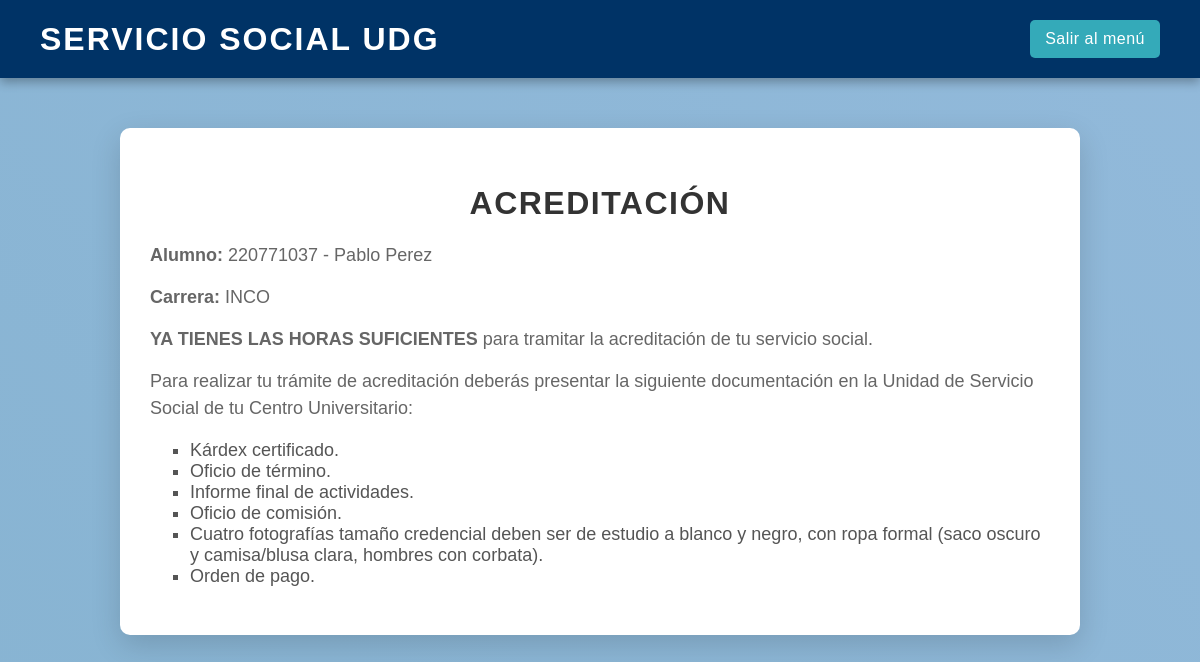
/src/acreditacion.php (signed in), run on the app's committed database.
### tables this page shows
CREATE TABLE IF NOT EXISTS `alumno` (
  `codigoAlumno` int NOT NULL,
  `nombreAlumno` varchar(50) NOT NULL,
  `curp` varchar(50) NOT NULL,
  `domicilio` varchar(50) NOT NULL,
  `fechaNac` date NOT NULL,
  `colonia` varchar(50) NOT NULL,
  `codigoPostal` int NOT NULL,
  `pais` varchar(50) NOT NULL,
  `estado` varchar(50) NOT NULL,
  `ciudad` varchar(50) NOT NULL,
  `correoAlumno` varchar(50) NOT NULL,
  `telefono` varchar(15) NOT NULL,
  `trabajoBool` tinyint(1) NOT NULL,
  `empresa` varchar(255) DEFAULT NULL,
  `IdUsuario` int NOT NULL,
  PRIMARY KEY (`codigoAlumno`),
  KEY `fk_alumnos_usuarios` (`IdUsuario`)
);

CREATE TABLE IF NOT EXISTS `registro` (
  `idRegistro` int NOT NULL AUTO_INCREMENT,
  `Centro` varchar(100) NOT NULL,
  `Carrera` varchar(100) NOT NULL,
  `CreditosRequeridos` decimal(5,2) NOT NULL,
  `Sede` varchar(100) NOT NULL,
  `codigoAlumno` int NOT NULL,
  `Alumno` varchar(100) NOT NULL,
  `CicloAdmision` varchar(10) NOT NULL,
  `UltimoCicloCursado` varchar(10) NOT NULL,
  `Estatus` enum('Activo','Inactivo','Egresado') NOT NULL,
  `Promedio` decimal(4,2) NOT NULL,
  `Creditos` int NOT NULL,
  `Porcentaje` decimal(5,2) NOT NULL,
  `IdUsuario` int NOT NULL,
  `Registro` tinyint(1) NOT NULL DEFAULT '0',
  PRIMARY KEY (`idRegistro`),
  KEY `fk_registro_alumno` (`codigoAlumno`),
  KEY `fk_registro_usuario` (`IdUsuario`)
);

### src/acreditacion.php (the view, shortened to what this page needs)
<?php
$servername = "localhost";
$username = "root";
$password = "";
$dbname = "nextss_db";
$conn = new mysqli($servername, $username, $password, $dbname);
$user_id = $_SESSION['id_usuario'];
$sql = "SELECT a.codigoAlumno, a.nombreAlumno, r.Carrera
        FROM alumno a
        JOIN registro r ON a.codigoAlumno = r.codigoAlumno
        WHERE a.IdUsuario = ?";
$stmt = $conn->prepare($sql);
$stmt->bind_param("i", $user_id);
$stmt->execute();
$result = $stmt->get_result();
if ($result->num_rows > 0) {
    $row = $result->fetch_assoc();
    $codigoAlumno = $row['codigoAlumno'];
    $nombreAlumno = $row['nombreAlumno'];
    $carrera = $row['Carrera'];
} else {
    $codigoAlumno = "No disponible";
    $nombreAlumno = "No disponible";
    $carrera = "No disponible";
}
?>
<!DOCTYPE html>
<html lang="es">
<head>
</head>
<body>
    <div class="header">
        <h1>SERVICIO SOCIAL UDG</h1>
        <a href="cart.php" class="logout-button">Salir al menú</a>
    </div>
    <div class="container">
        <h2>ACREDITACIÓN</h2>
        <p><strong>Alumno:</strong> <?php echo $codigoAlumno . " - " . $nombreAlumno; ?></p>
        <p><strong>Carrera:</strong> <?php echo $carrera; ?></p>
        <div class="info">
            <p><strong>YA TIENES LAS HORAS SUFICIENTES</strong> para tramitar la acreditación de tu servicio social.</p>
            <p>Para realizar tu trámite de acreditación deberás presentar la siguiente documentación en la Unidad de Servicio Social de tu Centro Universitario:</p>
            <ul>
                <li>Kárdex certificado.</li>
                <li>Oficio de término.</li>
                <li>Informe final de actividades.</li>
                <li>Oficio de comisión.</li>
                <li>Cuatro fotografías tamaño credencial deben ser de estudio a blanco y negro, con ropa formal (saco oscuro y camisa/blusa clara, hombres con corbata).</li>
                <li>Orden de pago.</li>
            </ul>
        </div>
    </div>
</body>
</html>

### src/acreditacion.php (style rules this page uses)
body { font-family: 'Arial', sans-serif; margin: 0; padding: 0; height: 100vh; background: linear-gradient(45deg, #a2c2e7, #86b3d1, #a2c2e7, #86b3d1); background-size: 800% 800%; animation: gradientAnimation 3s ease infinite; }
.header { display: flex; justify-content: space-between; align-items: center; background-color: #004080; color: white; padding: 20px 40px; box-shadow: 0 4px 10px rgba(0, 0, 0, 0.3); transition: background-color 0.3s ease; }
.header h1 { margin: 0; font-size: 2rem; letter-spacing: 2px; animation: slideIn 1s ease; }
.logout-button { background-color: rgb(52, 170, 185); color: white; padding: 10px 15px; text-decoration: none; border-radius: 5px; font-size: 1rem; transition: background-color 0.3s ease; border: 0 solid transparent; box-sizing: border-box; font-weight: normal; letter-spacing: 0.5px; white-space: nowrap; }
.container { max-width: 900px; margin: 50px auto; background: white; padding: 30px; border-radius: 10px; box-shadow: 0 10px 30px rgba(0, 0, 0, 0.15); animation: fadeIn 2s ease-in-out; }
h2 { color: #333; text-transform: uppercase; letter-spacing: 1.5px; font-size: 2rem; margin-bottom: 20px; text-align: center; animation: bounce 0.5s ease infinite; }
p { margin: 15px 0; font-size: 18px; color: #666; line-height: 1.5; }
.info ul { list-style: square; margin-left: 20px; padding-left: 20px; font-size: 18px; color: #555; }

### data on the page
alumno: codigoAlumno "220771037", nombreAlumno "Pablo Perez", registro.Carrera "INCO"
